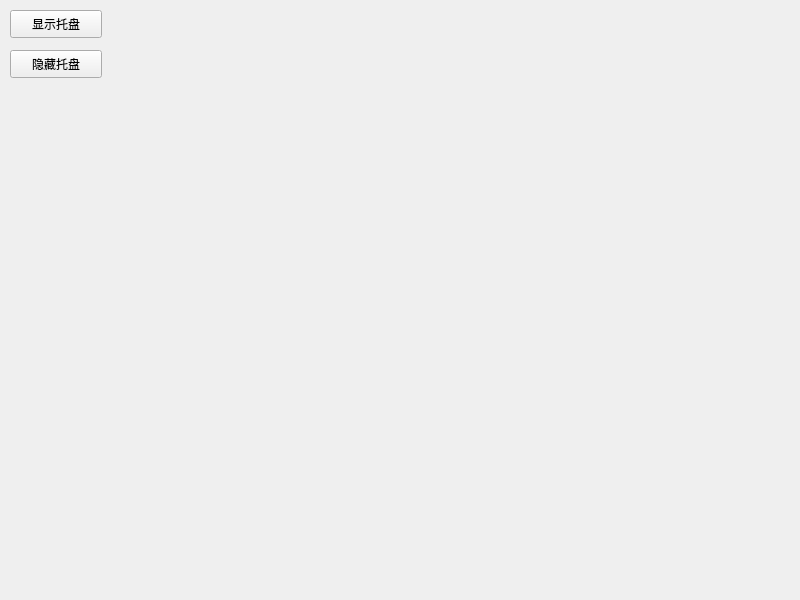
<?xml version="1.0" encoding="UTF-8"?>
<ui version="4.0">
 <class>frmTrayIcon</class>
 <widget class="QWidget" name="frmTrayIcon">
  <property name="geometry">
   <rect>
    <x>0</x>
    <y>0</y>
    <width>800</width>
    <height>600</height>
   </rect>
  </property>
  <property name="windowTitle">
   <string>Form</string>
  </property>
  <widget class="QPushButton" name="btnShow">
   <property name="geometry">
    <rect>
     <x>10</x>
     <y>10</y>
     <width>92</width>
     <height>28</height>
    </rect>
   </property>
   <property name="text">
    <string>显示托盘</string>
   </property>
  </widget>
  <widget class="QPushButton" name="btnHide">
   <property name="geometry">
    <rect>
     <x>10</x>
     <y>50</y>
     <width>92</width>
     <height>28</height>
    </rect>
   </property>
   <property name="text">
    <string>隐藏托盘</string>
   </property>
  </widget>
 </widget>
 <resources/>
 <connections/>
</ui>
